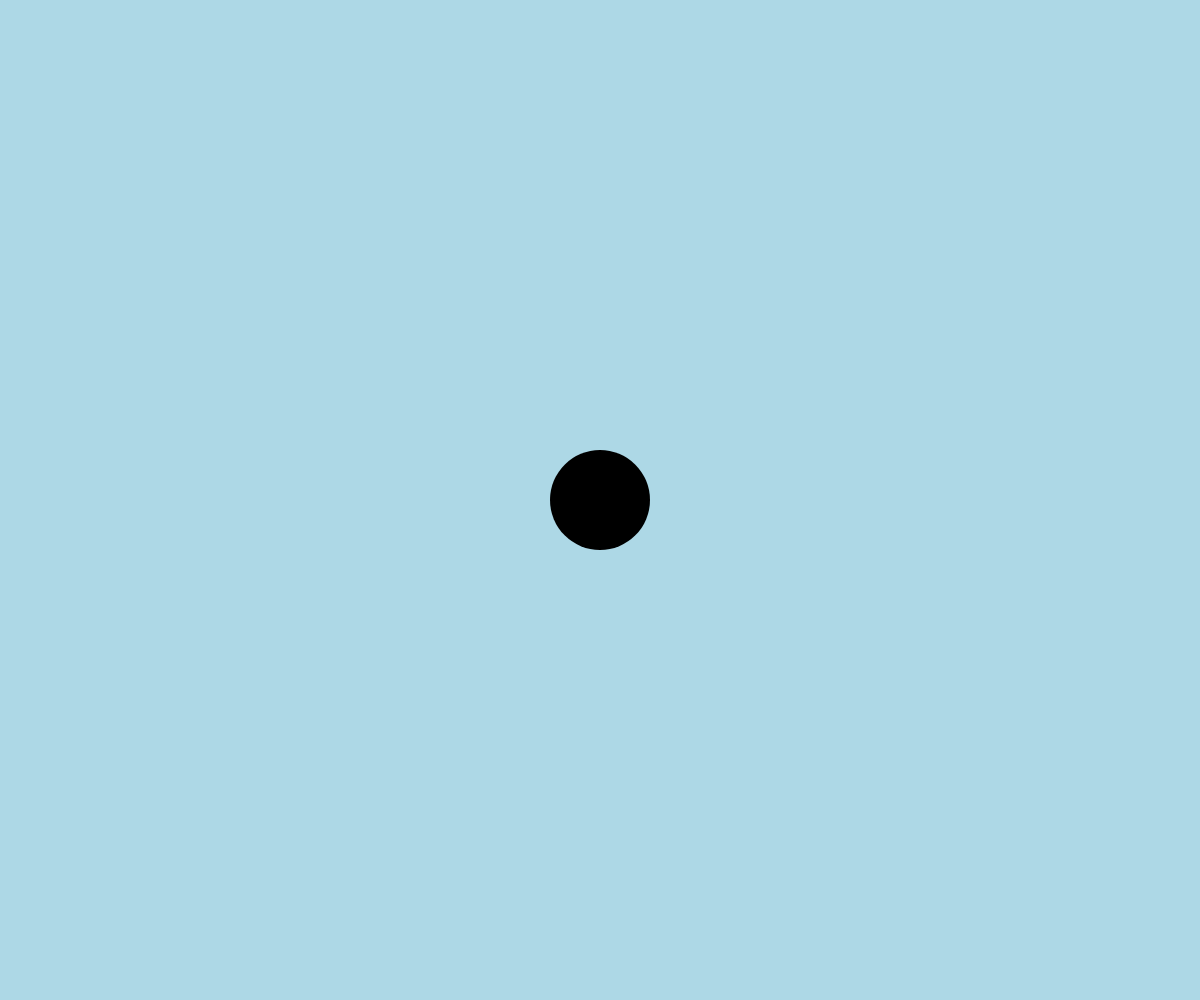
Frame 1 (no input)
Frame 60 (no input): identical to frame 1, image omitted
Frame 120 (the mouse pressed at the canvas centre since frame 60): identical to frame 1, image omitted

The p5.js sketch that drew this single still picture (run headless with seeded random() and noise() and a simulated clock; from frame 60 on, the mouse is pressed at the canvas centre):

// p5.js sketch
// ── sketch.js
let peces = [];
let agujeroNegro;

function setup() {
  createCanvas(windowWidth, windowHeight);
  background(173, 216, 230);

  // Crea un agujero negro en el centro del canvas
  agujeroNegro = new AgujeroNegro(width / 2, height / 2, 50);
}

function draw() {
  background(173, 216, 230);

  // Dibuja y actualiza la posición del agujero negro
  agujeroNegro.mostrar();

  // Dibuja y actualiza la posición de cada pez
  for (let i = peces.length - 1; i >= 0; i--) {
    peces[i].mover();
    peces[i].verificarAtraccion(agujeroNegro);
    peces[i].mostrarSombra(); // Agrega la sombra debajo del pez
    peces[i].mostrar();

    // Verifica si el pez ha llegado al centro del agujero negro y lo elimina
    if (peces[i].llegoAlCentro(agujeroNegro)) {
      peces.splice(i, 1);
    }
  }
}

function mouseClicked() {
  // Agrega un nuevo pez en la posición del clic
  let nuevoPez = new Pez(mouseX, mouseY);
  peces.push(nuevoPez);
}

class AgujeroNegro {
  constructor(x, y, radio) {
    this.x = x;
    this.y = y;
    this.radio = radio;
  }

  mostrar() {
    // Dibuja el agujero negro
    fill(0);
    noStroke();
    ellipse(this.x, this.y, this.radio * 2);
  }
}

class Pez {
  constructor(x, y) {
    this.x = x;
    this.y = y;
    this.velX = random(1, 3) * (random() > 0.5 ? 1 : -1);
    this.velY = random(1, 3) * (random() > 0.5 ? 1 : -1);
    this.tamano = random(20, 50);
    this.angulo = atan2(this.velY, this.velX); // Ángulo inicial
    this.tailAngle = 0;
    this.tailDirection = 1;
  }

  mover() {
    // Cambia de dirección suavemente
    let nuevoAngulo = atan2(this.velY, this.velX);
    this.angulo = lerpAngle(this.angulo, nuevoAngulo, 0.1);

    this.x += this.velX;
    this.y += this.velY;

    if (this.x < 0 || this.x > width) {
      this.velX *= -1;
    }

    if (this.y < 0 || this.y > height) {
      this.velY *= -1;
    }
  }

  verificarAtraccion(agujeroNegro) {
    let distancia = dist(this.x, this.y, agujeroNegro.x, agujeroNegro.y);
    if (distancia < agujeroNegro.radio * 1.5) {
      // Calcula la dirección hacia el agujero negro
      let dx = agujeroNegro.x - this.x;
      let dy = agujeroNegro.y - this.y;
      let angulo = atan2(dy, dx);

      // Atracción hacia el agujero negro
      this.velX = cos(angulo) * 2;
      this.velY = sin(angulo) * 2;
    }
  }

  llegoAlCentro(agujeroNegro) {
    let distancia = dist(this.x, this.y, agujeroNegro.x, agujeroNegro.y);
    return distancia < agujeroNegro.radio * 0.5;
  }

  mostrar() {
    push();
    translate(this.x, this.y);
    rotate(this.angulo);
    fill(255, 165, 0);

    let tailOffset = sin(this.tailAngle) * 10;
    triangle(
      -this.tamano / 2, 0,
      -this.tamano - tailOffset, -this.tamano / 4,
      -this.tamano - tailOffset, this.tamano / 4
    );

    this.tailAngle += 0.1 * this.tailDirection;
    if (this.tailAngle > PI / 6 || this.tailAngle < -PI / 6) {
      this.tailDirection *= -1;
    }

    ellipse(0, 0, this.tamano, this.tamano / 2);
    triangle(
      -this.tamano / 2, 0,
      -this.tamano, -this.tamano / 4,
      -this.tamano, this.tamano / 4
    );
    pop();
  }

  mostrarSombra() {
    push();
    translate(this.x, this.y + this.tamano / 4);
    rotate(this.angulo);
    fill(100, 100, 100, 100); // Color de sombra (gris oscuro con transparencia)
    ellipse(0, 0, this.tamano, this.tamano / 2);
    pop();
  }
}

// Función para interpolar ángulos suavemente
function lerpAngle(start, end, t) {
  let maxAngle = PI * 2;
  let da = (end - start) % maxAngle;
  let change = 2 * da % maxAngle - da;
  return start + change * t;
}
